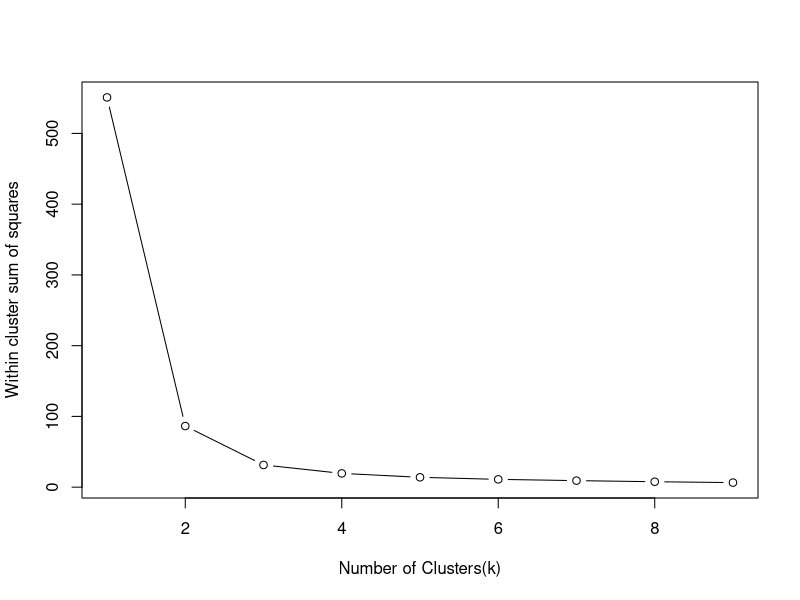

The R source for this figure:

# In-Class work 2/16/24

# clustering with iris dataset again

library(ggplot2)
head(iris)
summary(iris)
str(iris)

help("sapply")
sapply(iris[,-5],var)
summary(iris)

# create a copy of the dataset without the 5th row
trim_iris = iris[,1:4]
summary(trim_iris)

# apply kmeans with 1000 iterations
set.seed(300)
k.max = 9

wss = sapply(1:k.max,function(k){kmeans(trim_iris[,3:4],k,nstart=20,iter.max=1000)$tot.withinss})
wss
plot(1:k.max,wss,type="b",xlab="Number of Clusters(k)",ylab="Within cluster sum of squares")
icluster = kmeans(trim_iris[,3:4],3,nstart=20)
table(iris[,5],icluster$cluster)






















